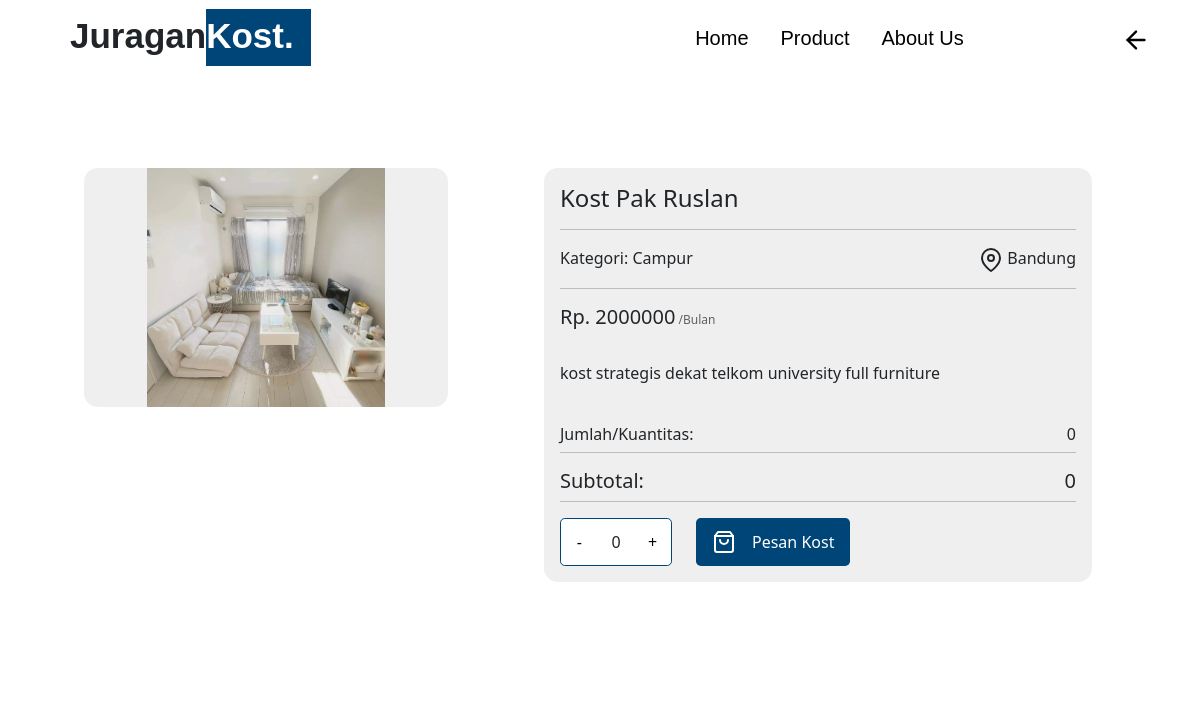
/detailproduk.php?id=35 (signed in), run on the app's committed database.
### tables this page shows
CREATE TABLE `produk` (
  `id_produk` int(11) NOT NULL,
  `nama_produk` varchar(50) NOT NULL,
  `harga` int(50) NOT NULL,
  `foto` varchar(100) DEFAULT NULL,
  `jenis` varchar(50) DEFAULT NULL,
  `lokasi` varchar(50) NOT NULL,
  `deskripsi` varchar(1000) NOT NULL,
  `stok` int(11) NOT NULL DEFAULT 0
);

### detailproduk.php (the view, shortened to what this page needs)
<?php
    include "proses/koneksi.php";
    $id = $_GET['id'];
    $query = mysqli_query($koneksi,"SELECT * FROM produk WHERE id_produk = '$id'");
    $data = mysqli_fetch_assoc($query);
?>
<!DOCTYPE html>
<html lang="en">
<head>
    <link rel="stylesheet" href="css/dashboard.css">
    <link href="https://cdn.jsdelivr.net/npm/bootstrap@5.2.3/dist/css/bootstrap.min.css" rel="stylesheet">
</head>
<body>
    <nav class="navbar" style="position: fixed;">
        <div class="navbar-container">
            <div class="logo">
                <h2>Juragan<span>Kost.</span></h2>
            </div>
            <ul class="menu-items">
                <li><a href="#home">Home</a></li>
                <li><a href="#produk">Product</a></li>
                <li><a href="#about">About Us</a></li>
            </ul>
            <a href="dashboard.php#produk"><i data-feather="arrow-left" class="shopping"></i></a>
        </div>
     <div class="container-fluid p-5">
        <div class="row w-100">
            <div class="col-5 p-5">
                <div class="container-fluid" style="background-color: #e0e0e085;display:flex;justify-content:center;align-items:center;border-radius:14px;">
                    <img src="asset/<?= $data['foto'] ?>" alt="" width="70%" style="mix-blend-mode:multiply">
                </div>
            </div>
            <div class="col-7 p-5">
                <div class="container-fluid p-3" style="background-color: #e0e0e085;border-radius:14px;">
                    <h4><?= $data['nama_produk'] ?></h4>
                    <hr>
                    <div class="d-flex" style="justify-content: space-between; margin-bottom:-1em;">
                        <p>Kategori: <?= $data['jenis'] ?></p>
                        <p>
                            <?= $data['lokasi'] ?>
                        </p>
                    </div>
                    <hr>
                    <h5>Rp. <?= $data['harga'] ?><span style="font-size:12px;opacity:70%"> /Bulan</span></h5><br>
                    <p><?= $data['deskripsi'] ?></p><br>
                    <div style="display: flex; justify-content:space-between;margin-bottom:-1em">
                        <h6>Jumlah/Kuantitas:</h6>
                        <h6 id="jumlah">0</h6>
                    </div>
                    <hr>
                    <div style="display: flex; justify-content:space-between;margin-bottom:-1em">
                        <h5>Subtotal:</h5   >
                        <h5 id="subtotal">0</h5>
                    </div>
                    <hr>
                    <div class="d-flex gap-4">
                        <div class="counter" >
                            <button class="minus" id="decrease">
                                -
                            </button>
                            <div class="quantity" id="counter">
                                0
                            </div>
                            <button class="plus" id="increase">
                                +
                            </button>
                        </div>
                        <button class="pesan" data-bs-toggle="modal" data-bs-target="#exampleModal">
                            Pesan Kost
                        </button>
                    </div>
                </div>
            </div>
        </div>
     </div>
</body>
</html>

### css/dashboard.css (style rules this page uses)
:root { --title: "title", sans-serif; --text: "text", sans-serif; --black-color: #1a1a1a; --grey-color: #292a2e; --white-color: #f7f7f7; --blue-color: #004577; --light-black: rgba(0, 0, 0, 0.89); --black: #000; --white: #fff; --grey: #aaa; }
* { margin: 0; padding: 0; box-sizing: border-box; outline: none; border: none; text-decoration: none; }
html { scroll-behavior: smooth; }
body { overflow-x: hidden; }
.navbar { display: flex; justify-content: space-between; align-items: center; padding: 1.4rem 7%; background-color:var(--white); position: fixed; top: 0; left: 0; right: 0; z-index: 9999; }
.navbar-container { display: flex; justify-content: center; align-items: center; height: 64px; }
.navbar-container .shopping { position: absolute; top: 0%; right: 2%; height: 10vh; width: 5rem; padding: 0 1.6rem; color: var(--black); transition: 0.3s; }
.logo h2 { font-family: var(--title); font-size: 35px; line-height: 80px; font-weight: 600; margin-left: 2em; }
.logo h2 span { background-color: var(--blue-color); font-weight: 600; padding-right: 0.5em; padding-bottom: 0.3em; padding-top: 0.2em; color: var(--white); }
.menu-items { order: 2; display: flex; margin-left: 20em; margin-top: 0.8em; }
.menu-items li { list-style: none; margin-left: 2rem; font-size: 1.2rem; display: flex; justify-content: center; }
.navbar-container ul a { text-decoration: none; font-family: var(--text); color: var(--black); font-size: 20px; position: relative; }
.navbar-container ul a:after { content: ""; position: absolute; background-color: #295a8d; height: 3px; width: 0; left: 0; bottom: -10px; transition: 0.3s; }

### detailproduk.php (style rules this page uses)
.counter { display: flex; align-items: center; height: 3em; background-color: white; width: 7em; border: 1px solid #004577; border-radius: 0.3em; }
.counter .minus, .counter .plus, .counter .quantity { width: 100%; display: flex; justify-content: center; align-items: center; height: 100%; border-radius: 0.4em; background-color: white; }
.pesan { gap: 1em; border-radius: 0.3em; color: white; background-color: #004577; padding: 1em; height: 3em; display: flex; align-items: center; justify-content: center; }

### data on the page
produk: foto (picture), nama_produk "Kost Pak Ruslan", jenis "Campur", lokasi "Bandung", harga "2000000", deskripsi "kost strategis dekat telkom university full furniture"
